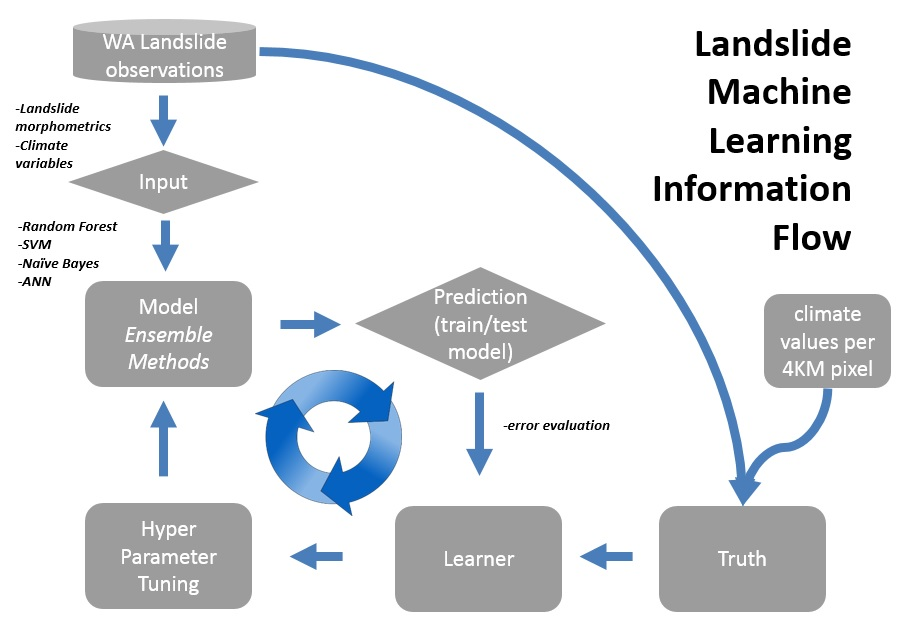
#> input picture stat504-project/data/landslide_information_flow.jpg, 902 x 631 px, found by its file name
$ jupyter execute --allow-errors landslides-project-proposal.ipynb   (shell and % lines are left out)   (older library calls are emulated)
#> lines starting #> are read from the running program, lines starting #| are printed output that depends on the picture
## Statistics 504 - Fall 2015
### Class Project Proposal
### Erich Seamon
### erichs@uidaho.edu
### http://webpages.uidaho.edu/erichs
#

### Title: " Exploring landslide likelihood across Washington using ensemble machine learning techniques"

### Introduction

The premise of this research will be to identify areas within the state of Washington that are susceptible to future landslides, based on the knowledge of past landslide events, terrain parameters, geological attributes, as well as daily meteorological data (precipitation, temperature, solar radiation, relative humidity , wind speed) (Abatzoglou, Brown, 2011).

Previous work by Ardizzone et al (2002), Ayalew and Yamagishi (2005), Ohlmacher and DAvid (2003), all used logistical regression as a classifer method for landslide analysis. To expand upon this work, this project will evaluate four differing models to predict landslide likelihood, based on historical and future climate scenario data sets:

-logistical regression, <br>
-support vector analysis, <br>
-random forest, and <br>
-neural networks <br>

Under the above approach, landslide explanatory variables will be fitted or “trained” on a training data set of an observed landslide locations, with thematic data such as morphometric attributes (slope, aspect) as well as information on (geology, landuse, ). In this context, the misclassification rate for landslide potential, as measured using the test data, will be the primary quantitative measure for evaluating the predictive power the model (Efron and Gong, 1983; Efron and Tib- shirani, 1986).

### Data Sources

2007 and 2008 Landslide data for the state of Washington, containing over 52,000 observations, was accessed from the Washington Department of Natural Recreation (WA DNR).  The data was provided as a downloadable .gdb file (geodatabase file).

#### Data Transformation before Analysis

The data was imported as a csv file - that was derived from the provided geodatabase file.  This csv file contained over 52,000 observations, with latitude and longitude included as well.  The csv file was transformed into a a pandas data frame, with text based categorical fields transformed to numeric values.  From this pandas data frame, our feature columns (X) and our response variable (y).

From the 52,000+ landslide observations:

-3695 had dates. This is essential to match up with specific climate values for that day, and for the days surrounding this date.

-Of these 3695 dates, 874 had both dates, geological unit values, as well as slope and gradient. This subset of 874 points are our final observation dataset.

### Statistical Design

For this project, a machine learning process flow will be developed that fits the aforementioned algorithms (Random Forest, SVM, Logistical Regression, Neural Networks).  Then each model will be used for prediction and learning, as we iteratively identify optimal model tuning parameters.

After refining the model - then a series of climate variables for a set of future scenarios will be run against the model, which should provide a landslide confidence level based on future climatic outcomes.

[cell 1]
import PIL
import os,sys
from PIL import Image
basewidth = 500
img = Image.open("/git/stat504-python/stat504-project/data/landslide_information_flow.jpg")
#> img is the input picture: PIL image 902x631 RGB; mean R, G, B 224.5, 227, 229.6
wpercent = (basewidth / float(img.size[0]))
#> wpercent = 0.554
hsize = int((float(img.size[1]) * float(wpercent)))
#> hsize = 349
img = img.resize((basewidth, hsize), PIL.Image.ANTIALIAS)
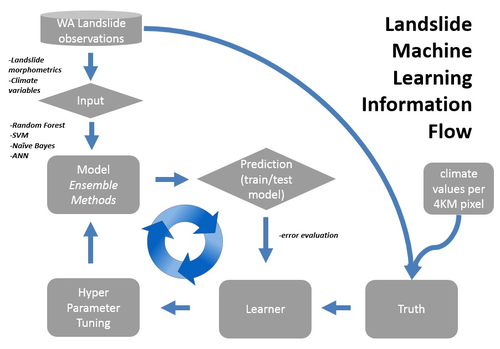
#> img: PIL image 500x349 RGB; mean R, G, B 224.4, 226.8, 229.5
img.save("/git/stat504-python/stat504-project/data/landslide_information_flow_refined.jpg")

[cell 2]
import os,sys
from PIL import Image
jpgfile = Image.open("/git/stat504-python/stat504-project/data/landslide_information_flow_refined.jpg")
jpgfile
